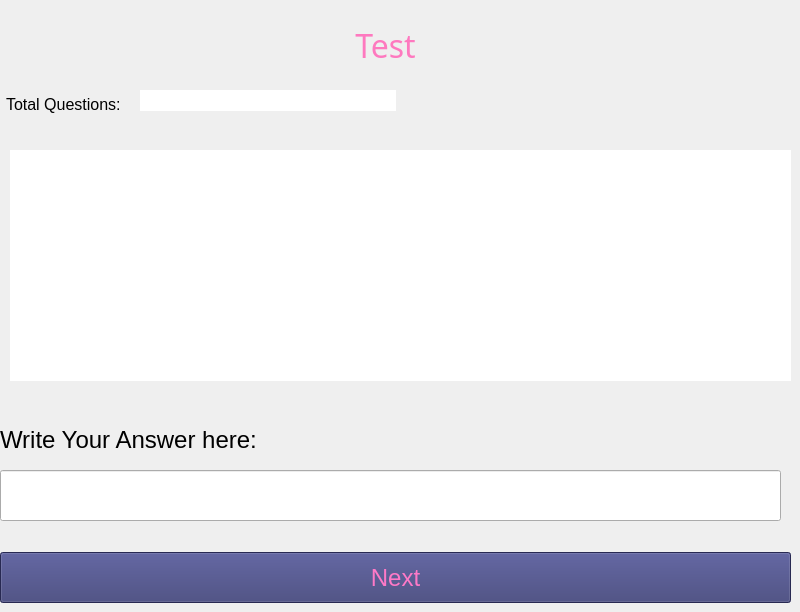
                  <widget class="QWidget" name="page">
                   <widget class="QLabel" name="label_10">
                    <property name="geometry">
                     <rect>
                      <x>290</x>
                      <y>30</y>
                      <width>191</width>
                      <height>31</height>
                     </rect>
                    </property>
                    <property name="maximumSize">
                     <size>
                      <width>16777215</width>
                      <height>1677215</height>
                     </size>
                    </property>
                    <property name="font">
                     <font>
                      <family>Algerian</family>
                      <pointsize>24</pointsize>
                      <weight>50</weight>
                      <bold>false</bold>
                     </font>
                    </property>
                    <property name="styleSheet">
                     <string notr="true">color: rgb(254, 121, 191);</string>
                    </property>
                    <property name="text">
                     <string>Test</string>
                    </property>
                    <property name="alignment">
                     <set>Qt::AlignCenter</set>
                    </property>
                   </widget>
                   <widget class="QTextBrowser" name="textBrowser">
                    <property name="geometry">
                     <rect>
                      <x>10</x>
                      <y>150</y>
                      <width>781</width>
                      <height>231</height>
                     </rect>
                    </property>
                    <property name="minimumSize">
                     <size>
                      <width>0</width>
                      <height>0</height>
                     </size>
                    </property>
                    <property name="maximumSize">
                     <size>
                      <width>16777215</width>
                      <height>16777215</height>
                     </size>
                    </property>
                    <property name="font">
                     <font>
                      <pointsize>20</pointsize>
                      <weight>50</weight>
                      <bold>false</bold>
                     </font>
                    </property>
                    <property name="styleSheet">
                     <string notr="true">color: rgb(254, 121, 191);</string>
                    </property>
                    <property name="frameShape">
                     <enum>QFrame::NoFrame</enum>
                    </property>
                   </widget>
                   <widget class="QLineEdit" name="lineEdit">
                    <property name="geometry">
                     <rect>
                      <x>0</x>
                      <y>470</y>
                      <width>781</width>
                      <height>51</height>
                     </rect>
                    </property>
                    <property name="minimumSize">
                     <size>
                      <width>0</width>
                      <height>40</height>
                     </size>
                    </property>
                    <property name="font">
                     <font>
                      <family>MS Shell Dlg 2</family>
                      <pointsize>20</pointsize>
                     </font>
                    </property>
                   </widget>
                   <widget class="QPushButton" name="pushButton_3">
                    <property name="geometry">
                     <rect>
                      <x>0</x>
                      <y>552</y>
                      <width>791</width>
                      <height>51</height>
                     </rect>
                    </property>
                    <property name="font">
                     <font>
                      <pointsize>18</pointsize>
                      <weight>50</weight>
                      <bold>false</bold>
                     </font>
                    </property>
                    <property name="styleSheet">
                     <string notr="true">color: rgb(254, 121, 199);
background-color: rgb(56, 58, 115);</string>
                    </property>
                    <property name="text">
                     <string>Next</string>
                    </property>
                   </widget>
                   <widget class="QLabel" name="label_17">
                    <property name="geometry">
                     <rect>
                      <x>0</x>
                      <y>430</y>
                      <width>281</width>
                      <height>20</height>
                     </rect>
                    </property>
                    <property name="font">
                     <font>
                      <family>MS Shell Dlg 2</family>
                      <pointsize>18</pointsize>
                     </font>
                    </property>
                    <property name="text">
                     <string>Write Your Answer here:</string>
                    </property>
                   </widget>
                   <widget class="QLabel" name="label_23">
                    <property name="geometry">
                     <rect>
                      <x>6</x>
                      <y>89</y>
                      <width>121</width>
                      <height>31</height>
                     </rect>
                    </property>
                    <property name="font">
                     <font>
                      <pointsize>12</pointsize>
                     </font>
                    </property>
                    <property name="text">
                     <string>Total Questions:</string>
                    </property>
                   </widget>
                   <widget class="QTextBrowser" name="textBrowser_7">
                    <property name="geometry">
                     <rect>
                      <x>140</x>
                      <y>90</y>
                      <width>256</width>
                      <height>21</height>
                     </rect>
                    </property>
                    <property name="font">
                     <font>
                      <pointsize>12</pointsize>
                     </font>
                    </property>
                    <property name="frameShape">
                     <enum>QFrame::NoFrame</enum>
                    </property>
                    <property name="verticalScrollBarPolicy">
                     <enum>Qt::ScrollBarAlwaysOff</enum>
                    </property>
                   </widget>
                  </widget>
